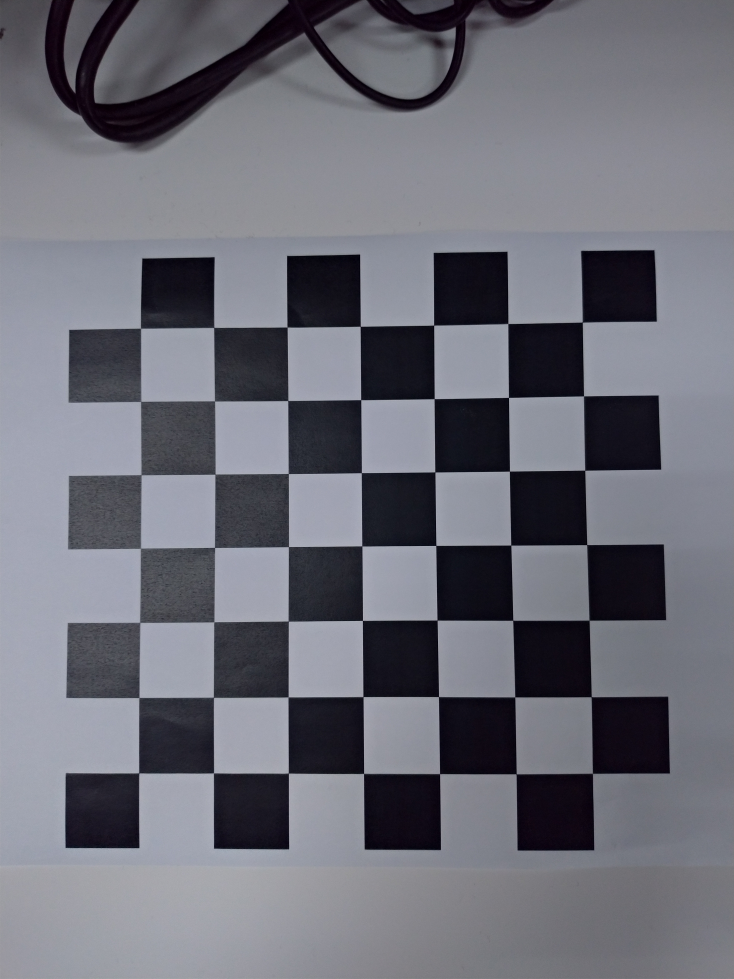
#> input picture hw1/data/0000.jpg, 2936 x 3916 px (shown at 1/4 size); its folder holds 4 pictures in this run
$ python camera_calibration.py
#> lines starting #> are read from the running program, lines starting #| are printed output that depends on the picture
### hw1/utils.py
import numpy as np


def compute_homography(pts_src, pts_dst):
    A = []
    for i in range(len(pts_src)):
        x, y = pts_src[i]
        u, v = pts_dst[i]
        A.append([-x, -y, -1, 0, 0, 0, u * x, u * y, u])
        A.append([0, 0, 0, -x, -y, -1, v * x, v * y, v])
    A = np.array(A)
    assert A.shape == (len(pts_src) * 2, 9)
    U, S, V = np.linalg.svd(A)
    H = V[-1].reshape(3, 3)
    return H / H[2, 2]


def compute_v(H, i, j):
    return np.array(
        [
            H[0, i] * H[0, j],
            H[0, i] * H[1, j] + H[1, i] * H[0, j],
            H[1, i] * H[1, j],
            H[2, i] * H[0, j] + H[0, i] * H[2, j],
            H[2, i] * H[1, j] + H[1, i] * H[2, j],
            H[2, i] * H[2, j],
        ]
    )


def compute_intrinsic_matrix(Hs):
    A = []
    for H in Hs:
        A.append(compute_v(H, 0, 1))
        A.append(compute_v(H, 0, 0) - compute_v(H, 1, 1))
    A = np.array(A)
    U, S, V = np.linalg.svd(A)
    v = V[-1]

    B = np.array(
        [
            [v[0], v[1], v[3]],
            [v[1], v[2], v[4]],
            [v[3], v[4], v[5]],
        ]
    )

    B = B / B[2, 2]

    K = np.linalg.cholesky(B)
    K = np.linalg.inv(K).T
    return K / K[2, 2]


def compute_extrinsic_matrix(K, H):
    K_inv = np.linalg.inv(K)
    r1, r2, t = np.dot(K_inv, H).T
    t /= (np.linalg.norm(r1) + np.linalg.norm(r2)) / 2
    r1 /= np.linalg.norm(r1)
    r2 /= np.linalg.norm(r2)
    r3 = np.cross(r1, r2)
    R = np.array([r1, r2, r3]).T
    return np.concatenate((R, t[:, None]), axis=1)

### hw1/camera_calibration_show_extrinsics.py
from mpl_toolkits.mplot3d import Axes3D
import matplotlib.pyplot as plt
import numpy as np
from matplotlib import cm
from numpy import linspace
import argparse
import cv2 as cv


def inverse_homogeneoux_matrix(M):
    R = M[0:3, 0:3]
    T = M[0:3, 3]
    M_inv = np.identity(4)
    M_inv[0:3, 0:3] = R.T
    M_inv[0:3, 3] = -(R.T).dot(T)

    return M_inv


def transform_to_matplotlib_frame(cMo, X, inverse=False):
    M = np.identity(4)
    M[1, 1] = 0
    M[1, 2] = 1
    M[2, 1] = -1
    M[2, 2] = 0

    if inverse:
        return M.dot(inverse_homogeneoux_matrix(cMo).dot(X))
    else:
        return M.dot(cMo.dot(X))


def create_camera_model(
    camera_matrix, width, height, scale_focal, draw_frame_axis=False
):
    fx = camera_matrix[0, 0]
    fy = camera_matrix[1, 1]
    focal = 2 / (fx + fy)
    f_scale = scale_focal * focal

    # draw image plane
    X_img_plane = np.ones((4, 5))
    X_img_plane[0:3, 0] = [-width, height, f_scale]
    X_img_plane[0:3, 1] = [width, height, f_scale]
    X_img_plane[0:3, 2] = [width, -height, f_scale]
    X_img_plane[0:3, 3] = [-width, -height, f_scale]
    X_img_plane[0:3, 4] = [-width, height, f_scale]

    # draw triangle above the image plane
    X_triangle = np.ones((4, 3))
    X_triangle[0:3, 0] = [-width, -height, f_scale]
    X_triangle[0:3, 1] = [0, -2 * height, f_scale]
    X_triangle[0:3, 2] = [width, -height, f_scale]

    # draw camera
    X_center1 = np.ones((4, 2))
    X_center1[0:3, 0] = [0, 0, 0]
    X_center1[0:3, 1] = [-width, height, f_scale]

    X_center2 = np.ones((4, 2))
    X_center2[0:3, 0] = [0, 0, 0]
    X_center2[0:3, 1] = [width, height, f_scale]

    X_center3 = np.ones((4, 2))
    X_center3[0:3, 0] = [0, 0, 0]
    X_center3[0:3, 1] = [width, -height, f_scale]

    X_center4 = np.ones((4, 2))
    X_center4[0:3, 0] = [0, 0, 0]
    X_center4[0:3, 1] = [-width, -height, f_scale]

    # draw camera frame axis
    X_frame1 = np.ones((4, 2))
    X_frame1[0:3, 0] = [0, 0, 0]
    X_frame1[0:3, 1] = [f_scale / 2, 0, 0]

    X_frame2 = np.ones((4, 2))
    X_frame2[0:3, 0] = [0, 0, 0]
    X_frame2[0:3, 1] = [0, f_scale / 2, 0]

    X_frame3 = np.ones((4, 2))
    X_frame3[0:3, 0] = [0, 0, 0]
    X_frame3[0:3, 1] = [0, 0, f_scale / 2]

    if draw_frame_axis:
        return [
            X_img_plane,
            X_triangle,
            X_center1,
            X_center2,
            X_center3,
            X_center4,
            X_frame1,
            X_frame2,
            X_frame3,
        ]
    else:
        return [X_img_plane, X_triangle, X_center1, X_center2, X_center3, X_center4]


def create_board_model(
    extrinsics, board_width, board_height, square_size, draw_frame_axis=False
):
    width = board_width * square_size
    height = board_height * square_size

    # draw calibration board
    X_board = np.ones((4, 5))
    # X_board_cam = np.ones((extrinsics.shape[0],4,5))
    X_board[0:3, 0] = [0, 0, 0]
    X_board[0:3, 1] = [width, 0, 0]
    X_board[0:3, 2] = [width, height, 0]
    X_board[0:3, 3] = [0, height, 0]
    X_board[0:3, 4] = [0, 0, 0]

    # draw board frame axis
    X_frame1 = np.ones((4, 2))
    X_frame1[0:3, 0] = [0, 0, 0]
    X_frame1[0:3, 1] = [height / 2, 0, 0]

    X_frame2 = np.ones((4, 2))
    X_frame2[0:3, 0] = [0, 0, 0]
    X_frame2[0:3, 1] = [0, height / 2, 0]

    X_frame3 = np.ones((4, 2))
    X_frame3[0:3, 0] = [0, 0, 0]
    X_frame3[0:3, 1] = [0, 0, height / 2]

    if draw_frame_axis:
        return [X_board, X_frame1, X_frame2, X_frame3]
    else:
        return [X_board]


def draw_camera_boards(
    ax,
    camera_matrix,
    cam_width,
    cam_height,
    scale_focal,
    extrinsics,
    board_width,
    board_height,
    square_size,
    patternCentric,
):
    min_values = np.zeros((3, 1))
    min_values = np.inf
    max_values = np.zeros((3, 1))
    max_values = -np.inf

    if patternCentric:
        X_moving = create_camera_model(
            camera_matrix, cam_width, cam_height, scale_focal
        )
        X_static = create_board_model(
            extrinsics, board_width, board_height, square_size
        )
    else:
        X_static = create_camera_model(
            camera_matrix, cam_width, cam_height, scale_focal, True
        )
        X_moving = create_board_model(
            extrinsics, board_width, board_height, square_size
        )

    cm_subsection = linspace(0.0, 1.0, extrinsics.shape[0])
    colors = [cm.jet(x) for x in cm_subsection]

    for i in range(len(X_static)):
        X = np.zeros(X_static[i].shape)
        for j in range(X_static[i].shape[1]):
            X[:, j] = transform_to_matplotlib_frame(np.eye(4), X_static[i][:, j])
        ax.plot3D(X[0, :], X[1, :], X[2, :], color="r")
        min_values = np.minimum(min_values, X[0:3, :].min(1))
        max_values = np.maximum(max_values, X[0:3, :].max(1))

    for idx in range(extrinsics.shape[0]):
        cMo = np.eye(4, 4)
        if extrinsics.shape[1] == 6:
            R, _ = cv.Rodrigues(extrinsics[idx, 0:3])
            T = extrinsics[idx, 3:6]
        elif extrinsics.shape[1] == 3 and extrinsics.shape[2] == 4:
            R = extrinsics[idx, 0:3, 0:3]
            T = extrinsics[idx, 0:3, 3]
        else:
            print("Error extrinsic matrix size!")

        cMo[0:3, 3] = T
        cMo[0:3, 0:3] = R
        for i in range(len(X_moving)):
            X = np.zeros(X_moving[i].shape)
            for j in range(X_moving[i].shape[1]):
                X[0:4, j] = transform_to_matplotlib_frame(
                    cMo, X_moving[i][0:4, j], patternCentric
                )
            ax.plot3D(X[0, :], X[1, :], X[2, :], color=colors[idx])
            min_values = np.minimum(min_values, X[0:3, :].min(1))
            max_values = np.maximum(max_values, X[0:3, :].max(1))

    return min_values, max_values

### hw1/camera_calibration.py
import numpy as np
import cv2
import glob
import matplotlib.pyplot as plt
import camera_calibration_show_extrinsics as show
from icecream import ic
from utils import compute_extrinsic_matrix, compute_homography, compute_intrinsic_matrix

np.set_printoptions(suppress=True, linewidth=200, threshold=10)
ic.configureOutput(includeContext=True)
# ic.disable()


def cv2_example(img_size, imgpoints, objpoints):
    # You need to comment these functions and write your calibration function from scratch.
    # Notice that rvecs is rotation vector, not the rotation matrix, and tvecs is translation vector.
    # In practice, you'll derive extrinsics matrixes directly. The shape must be [pts_num,3,4], and use them to plot.
    ret, mtx, dist, rvecs, tvecs = cv2.calibrateCamera(
        objpoints, imgpoints, img_size, None, None
    )
    ic(ret, mtx, dist, rvecs, tvecs)
    Vr = np.array(rvecs)
    Tr = np.array(tvecs)
    extrinsics = np.concatenate((Vr, Tr), axis=1).reshape(-1, 6)
    return mtx, extrinsics


def calibrate_camera(img_size, imgpoints, objpoints):
    n = len(imgpoints)
    assert n == len(objpoints)
    # Find out the homography matrix H for each images
    Hs = []
    for i in range(n):
        H = compute_homography(
            objpoints[i][:, :2],
            imgpoints[i].reshape(-1, 2),
        )
        Hs.append(H)

    # Find out the intrinsic matrix K
    K = compute_intrinsic_matrix(Hs)

    # Find out the extrinsic matrix of each images
    extrinsics = []
    for H in Hs:
        extrinsics.append(compute_extrinsic_matrix(K, H))
    extrinsics = np.array(extrinsics)
    ic(extrinsics)
    return K, extrinsics


def load_images(images):
    # prepare object points, like (0,0,0), (1,0,0), (2,0,0) ....,(6,5,0)
    # (8,6) is for the given testing images.
    # If you use the another data (e.g. pictures you take by your smartphone),
    # you need to set the corresponding numbers.
    corner_x = 7
    corner_y = 7
    objp = np.zeros((corner_x * corner_y, 3), np.float32)
    objp[:, :2] = np.mgrid[0:corner_x, 0:corner_y].T.reshape(-1, 2)

    # Arrays to store object points and image points from all the images.
    objpoints = []  # 3d points in real world space
    imgpoints = []  # 2d points in image plane.

    # Step through the list and search for chessboard corners
    print("Start finding chessboard corners...")
    for idx, fname in enumerate(images):
        img = cv2.imread(fname)
        gray = cv2.cvtColor(img, cv2.COLOR_BGR2GRAY)
        # plt.imshow(gray)

        # Find the chessboard corners
        print("find the chessboard corners of", fname)
        ret, corners = cv2.findChessboardCorners(gray, (corner_x, corner_y), None)

        # If found, add object points, image points
        if ret == True:
            objpoints.append(objp)
            imgpoints.append(corners)

            # Draw and display the corners
            cv2.drawChessboardCorners(img, (corner_x, corner_y), corners, ret)
            # plt.imshow(img)
    return imgpoints, objpoints


def plot_extrinsics(mtx, extrinsics):
    # plot setting
    # You can modify it for better visualization
    fig, ax = plt.subplots(subplot_kw={"projection": "3d"})

    # display
    # True -> fix board, moving cameras
    # False -> fix camera, moving boards
    min_values, max_values = show.draw_camera_boards(
        ax=ax,
        # camera setting
        camera_matrix=mtx,
        cam_width=0.064 / 0.1,
        cam_height=0.032 / 0.1,
        scale_focal=1600,
        extrinsics=extrinsics,
        # chess board setting
        board_width=8,
        board_height=6,
        square_size=1,
        # display
        patternCentric=True,
    )
    X_min = min_values[0]
    X_max = max_values[0]
    Y_min = min_values[1]
    Y_max = max_values[1]
    Z_min = min_values[2]
    Z_max = max_values[2]

    max_range = np.array([X_max - X_min, Y_max - Y_min, Z_max - Z_min]).max() / 2.0

    mid_x = (X_max + X_min) * 0.5
    mid_y = (Y_max + Y_min) * 0.5
    mid_z = (Z_max + Z_min) * 0.5

    ax.set_xlim(mid_x - max_range, mid_x + max_range)
    ax.set_ylim(mid_y - max_range, 0)
    ax.set_zlim(mid_z - max_range, mid_z + max_range)

    ax.set_xlabel("x")
    ax.set_ylabel("z")
    ax.set_zlabel("-y")
    ax.set_title("Extrinsic Parameters Visualization")

    plt.savefig("extrinsics.png")
    # [6 lines of commented-out code are left out]


def main():
    # Make a list of calibration images
    images = glob.glob("data/*.jpg")
    imgpoints, objpoints = load_images(images)
#> in load_images, img is the input picture: shape (3916, 2936, 3); mean B, G, R 119, 109.5, 108.7
#> in load_images, `ret, corners = cv2.findChessboardCorners(gray, (corner_x, corner_y), N..`: ret = True; corners = 49 rows, first 8: [2329.3, 1288.7], [2334.3, 1585.9], [2339.3, 1881.6], [2347.6, 2180.1], [2357, 2482.5], [2366.3, 2787.1], [2369.5, 3095.4], [2032, 1296.7]

    #######################################################################################################
    #                                Homework 1 Camera Calibration                                        #
    #               You need to implement camera calibration(02-camera p.76-80) here.                     #
    #   DO NOT use the function directly, you need to write your own calibration function from scratch.   #
    #                                          H I N T                                                    #
    #                        1.Use the points in each images to find Hi                                   #
    #                        2.Use Hi to find out the intrinsic matrix K                                  #
    #                        3.Find out the extrensics matrix of each images.                             #
    #######################################################################################################

    print("Camera calibration...")
    img_size = cv2.imread(images[0])[0].shape
#> img_size = (2936, 3)
    mtx, extrinsics = calibrate_camera(img_size, imgpoints, objpoints)
    # mtx, extrinsics = cv2_example(img_size, imgpoints, objpoints)

    # show the camera extrinsics
    print("Show the camera extrinsics")
    plot_extrinsics(mtx, extrinsics)
#> in plot_extrinsics, `plt.savefig("extrinsics.png")`:
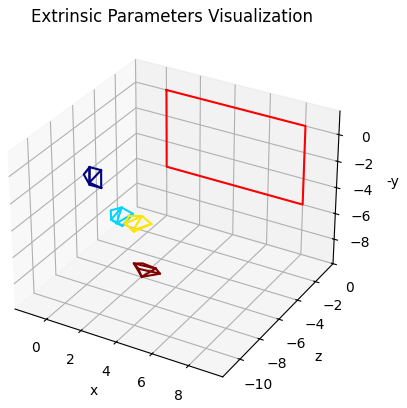
#> figure drawn by matplotlib, 1 panel


if __name__ == "__main__":
    main()
